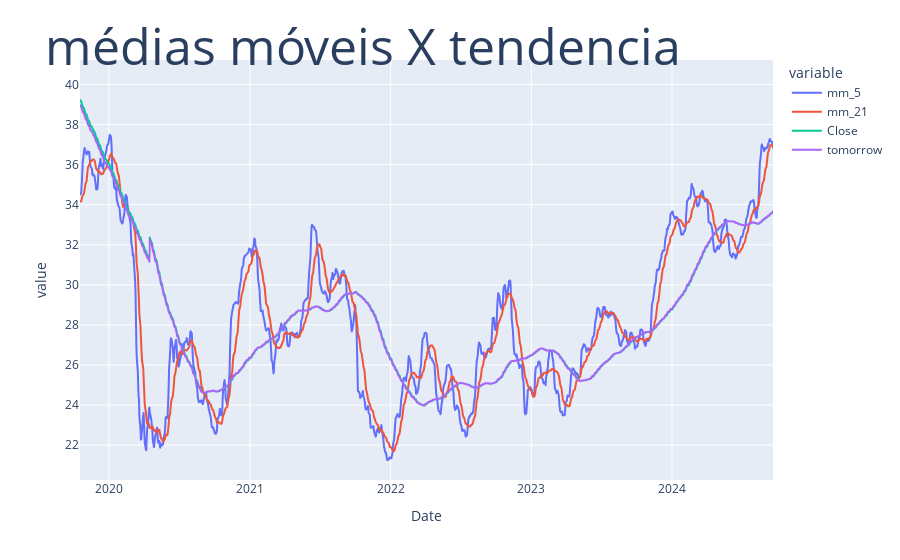

This figure's notebook cell:
### Code cell
fig = px.line(dados, y=['mm_5', 'mm_21', 'Close', 'tomorrow'])
fig.update_layout(
    title=dict(text="médias móveis X tendencia", font=dict(size=50), automargin=True, yref='paper')
)
fig.show()

### Figure 1 — Plotly figure (JSON) as saved in the notebook; plotly's stock layout.template omitted (floating-point values rounded to 4 significant figures; data arrays with more than 128 entries replaced by an {"elided": "..."} marker saying what was removed)
{"data": [{"hovertemplate": "variable=mm_5<br>Date=%{x}<br>value=%{y}<extra></extra>", "legendgroup": "mm_5", "line": {"color": "#636efa", "dash": "solid"}, "marker": {"symbol": "circle"}, "mode": "lines", "name": "mm_5", "showlegend": true, "type": "scattergl", "x": {"elided": "1224 str values"}, "xaxis": "x", "y": {"elided": "1224 float values"}, "yaxis": "y"}, {"hovertemplate": "variable=mm_21<br>Date=%{x}<br>value=%{y}<extra></extra>", "legendgroup": "mm_21", "line": {"color": "#EF553B", "dash": "solid"}, "marker": {"symbol": "circle"}, "mode": "lines", "name": "mm_21", "showlegend": true, "type": "scattergl", "x": {"elided": "1224 str values"}, "xaxis": "x", "y": {"elided": "1224 float values"}, "yaxis": "y"}, {"hovertemplate": "variable=Close<br>Date=%{x}<br>value=%{y}<extra></extra>", "legendgroup": "Close", "line": {"color": "#00cc96", "dash": "solid"}, "marker": {"symbol": "circle"}, "mode": "lines", "name": "Close", "showlegend": true, "type": "scattergl", "x": {"elided": "1224 str values"}, "xaxis": "x", "y": {"elided": "1224 float values"}, "yaxis": "y"}, {"hovertemplate": "variable=tomorrow<br>Date=%{x}<br>value=%{y}<extra></extra>", "legendgroup": "tomorrow", "line": {"color": "#ab63fa", "dash": "solid"}, "marker": {"symbol": "circle"}, "mode": "lines", "name": "tomorrow", "showlegend": true, "type": "scattergl", "x": {"elided": "1224 str values"}, "xaxis": "x", "y": {"elided": "1224 float values"}, "yaxis": "y"}], "layout": {"legend": {"title": {"text": "variable"}, "tracegroupgap": 0}, "margin": {"t": 60}, "title": {"automargin": true, "font": {"size": 50}, "text": "médias móveis X tendencia", "yref": "paper"}, "xaxis": {"anchor": "y", "domain": [0, 1], "title": {"text": "Date"}}, "yaxis": {"anchor": "x", "domain": [0, 1], "title": {"text": "value"}}}}
